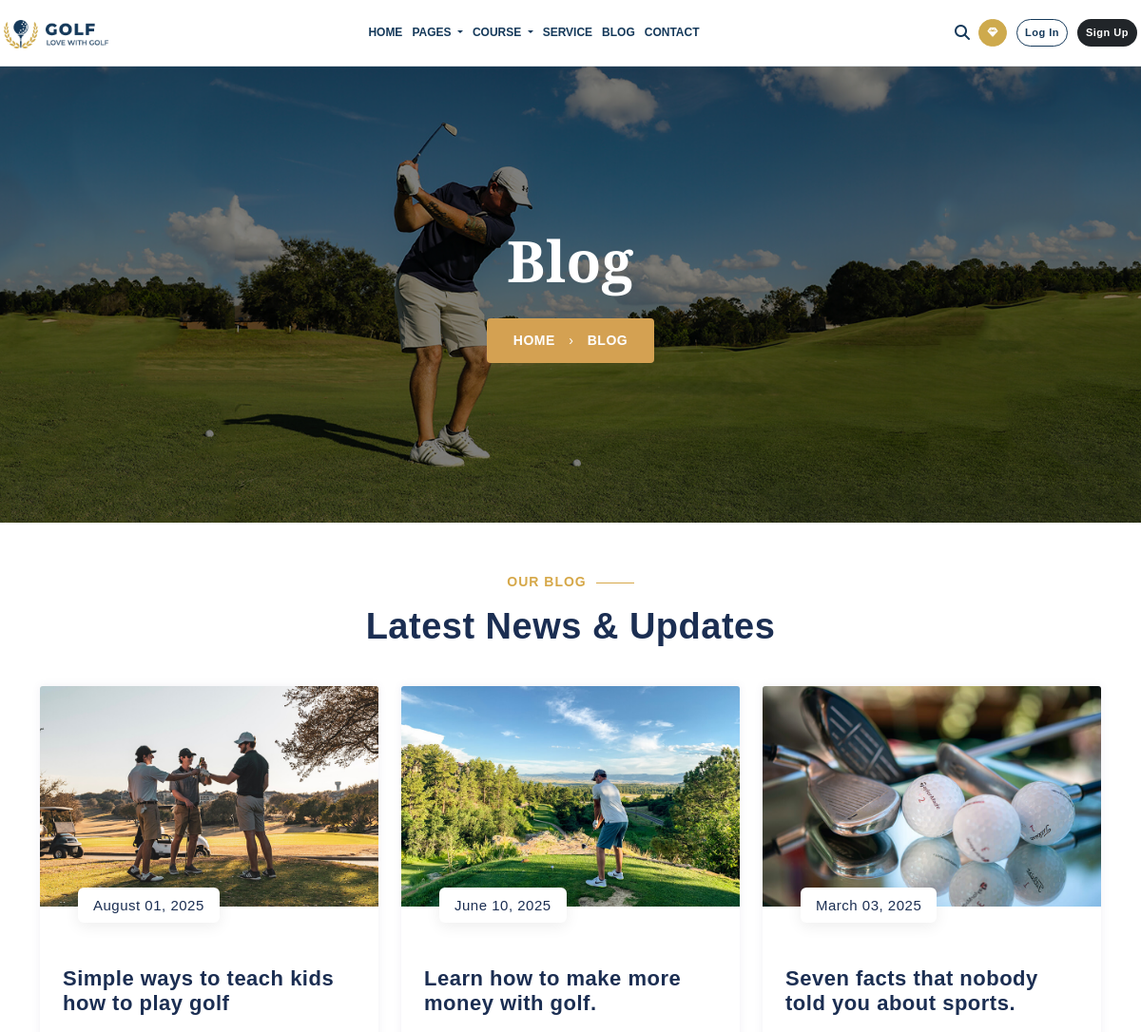
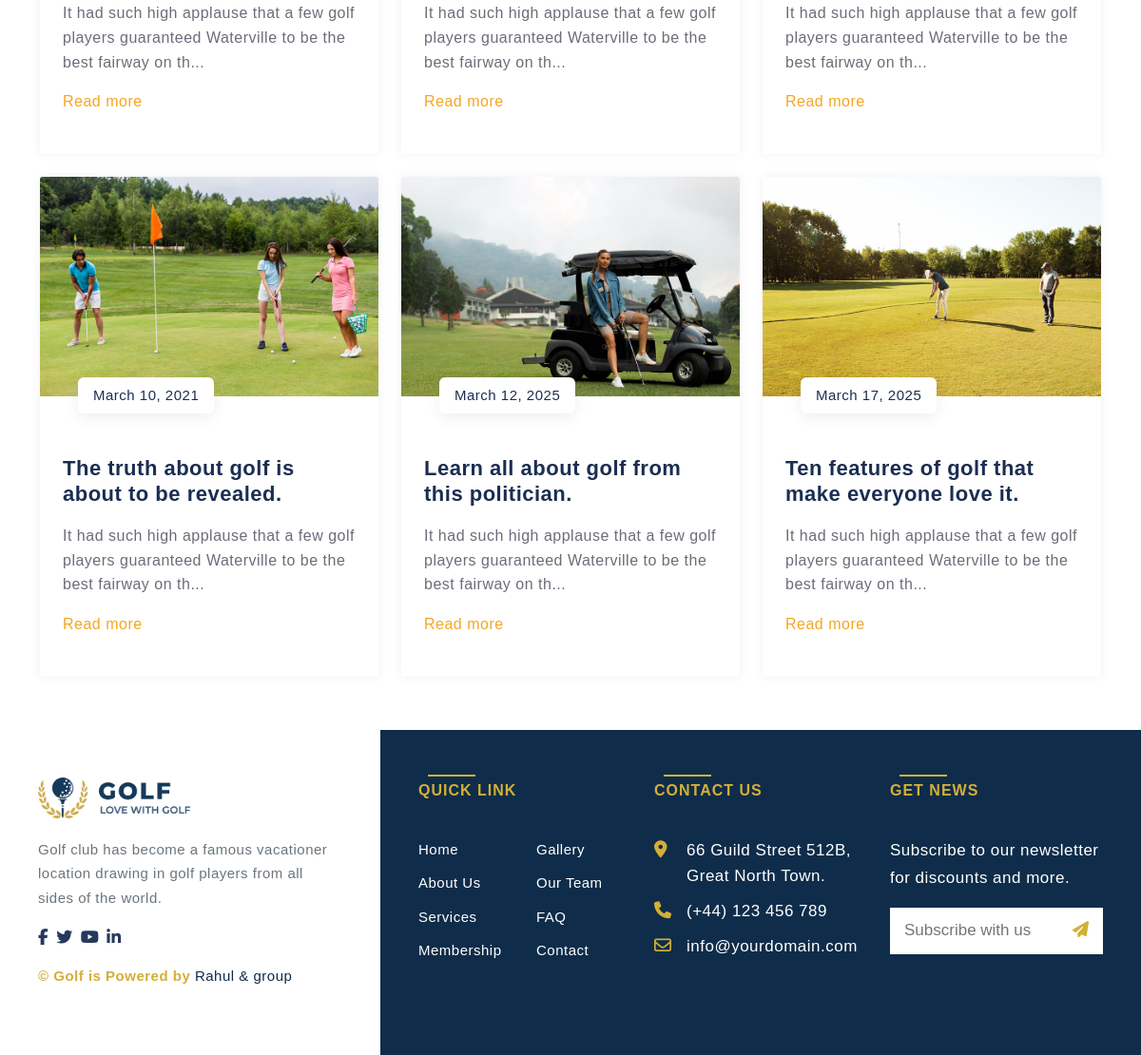
/website/code/blog.php, run on the app's committed database (2 pictures, top to bottom).
### tables this page shows
CREATE TABLE `blogs` (
  `id` int(6) UNSIGNED NOT NULL,
  `title` varchar(255) NOT NULL,
  `date` varchar(50) NOT NULL,
  `image` varchar(255) NOT NULL,
  `content` text NOT NULL,
  `reg_date` timestamp NOT NULL DEFAULT current_timestamp() ON UPDATE current_timestamp()
);

### website/code/blog.php (the view, shortened to what this page needs)
<!DOCTYPE html>
<html lang="en">
<head>
  <link rel="stylesheet" href="https://cdnjs.cloudflare.com/ajax/libs/font-awesome/6.7.2/css/all.min.css"
 />
  <link rel="stylesheet" href="https://cdnjs.cloudflare.com/ajax/libs/OwlCarousel2/2.3.4/assets/owl.carousel.min.css"
 />
  <link rel="stylesheet"
    href="https://cdnjs.cloudflare.com/ajax/libs/OwlCarousel2/2.3.4/assets/owl.theme.default.min.css"
 />
  <link rel="stylesheet" href="../css/bootstrap.min.css">
  <link rel="stylesheet" href="../css/style.css">
</head>
<body>
<?php include 'header.php'; ?>
 <section class="page-title-section">
    <div class="content">
      <h1 class="team-titel">Blog</h1>
      <div class="breadcrumb-button">
       <a href="index.html" style="text-decoration: none;color: #fff;"> Home </a><span>›</span> Blog
      </div>
    </div>
  </section>
  <section>
    <div class="container py-5">
      <div class="text-center mb-4">
        <span class="section-title">OUR BLOG</span>
        <h2 class="h1 mb-0">Latest News & Updates</h2>
      </div>
      <div class="row mt-4">
        <?php
        include 'db.php';
        $sql = "SELECT * FROM blogs ORDER BY id DESC";
        $result = $con->query($sql);
        if ($result->num_rows > 0) {
            while($row = $result->fetch_assoc()) {
                ?>
                <div class="col-md-6 col-lg-4 mb-4">
                  <article class="card card-style4 h-100 mt-3">
                    <img src="<?php echo $row['image']; ?>" class="card-img-top" alt="<?php echo $row['title']; ?>">
                    <div class="card-body position-relative pt-5 px-4 pb-4">
                      <span><?php echo $row['date']; ?></span>
                      <h3>
                        <a href="blog-detail.php?id=<?php echo $row['id']; ?>"><?php echo $row['title']; ?></a>
                      </h3>
                      <p><?php echo substr($row['content'], 0, 100) . '...'; ?></p>
                      <a href="blog-detail.php?id=<?php echo $row['id']; ?>" class="read-more-link">Read more <i class="ti-arrow-right"></i></a>
                    </div>
                  </article>
                </div>
                <?php
            }
        } else {
            echo "<p>No blogs found.</p>";
        }
        ?>
      </div>
    </div>
  </section>
    <footer class="footer">
    <div class="footer-left col-xl-4">
      <div class="footer-logo">
        <img src="../image/footer-light-logo.png" alt="Golf Logo" />
      </div>
      <p>Golf club has become a famous vacationer location drawing in golf players from all sides of the world.</p>
      <div class="social-icons1">
        <i class="fa-brands fa-facebook-f" style="color: #25395b;"></i>
        <i class="fa-brands fa-twitter ps-2" style="color: #25395b;"></i>
        <i class="fa-brands fa-youtube ps-2" style="color: #25395b;"></i>
        <i class="fa-brands fa-linkedin-in ps-2" style="color: #25395b;"></i>
      </div>
      <p class="copyright">&copy; <span class="current-year"></span> Golf is Powered by <a href="#"
          style="color:  #0f2d4a;">Rahul & group</a></p>
    </div>
    <div class="footer-right col-xl-8">
      <div class="row">
        <div class="col-md-4">
          <div class="section-title">Quick Link</div>
          <div class="row mt-3">
            <div class="col-6">
              <ul>
                <li><a href="#">Home</a></li>
                <li><a href="#">About Us</a></li>
                <li><a href="#">Services</a></li>
                <li><a href="#">Membership</a></li>
              </ul>
            </div>
            <div class="col-6">
              <ul>
                <li><a href="#">Gallery</a></li>
                <li><a href="#">Our Team</a></li>
                <li><a href="#">FAQ</a></li>
                <li><a href="#">Contact</a></li>
              </ul>
            </div>
          </div>
        </div>
        <div class="col-md-4">
          <div class="section-title">Contact Us</div>
          <div class="mt-3">
            <div class="icon-text">
              <i class="fas fa-map-marker-alt pt-1"></i>
              <span>66 Guild Street 512B, Great North Town.</span>
            </div>
            <div class="icon-text">
              <i class="fa-solid fa-phone pt-1"></i>
              <span>(+44) 123 456 789</span>
            </div>
            <div class="icon-text">
              <i class="far fa-envelope pt-1"></i>
              <span>info@yourdomain.com</span>
            </div>
          </div>
        </div>
        <div class="col-md-4">
          <div class="section-title">Get News</div>
          <p class="mt-3">Subscribe to our newsletter for discounts and more.</p>
          <form class="newsletter d-flex">
            <input type="email" placeholder="Subscribe with us" />
            <button type="submit"><i class="fas fa-paper-plane"></i></button>
          </form>
        </div>
      </div>
    </div>
  </footer>
</body>
</html>

### website/css/style.css (style rules this page uses)
* { margin: 0; padding: 0; font-family: 'Source Sans Pro', sans-serif; }
body { font-size: 17px; letter-spacing: 0.5px; color: #575a7b; font-weight: 400; line-height: 1.7; overflow-x: hidden; }
a { text-decoration: none; transition: all 0.3s ease; }
.section-title { font-size: 1rem; font-weight: bold; text-transform: uppercase; color: #c18f1b; letter-spacing: 1px; }
.section-title { text-transform: uppercase; font-weight: 600; color: #d1a853; letter-spacing: 1px; font-size: 0.95rem; }
.section-title { color: #d4a953; font-size: 14px; font-weight: 600; letter-spacing: 0.5px; text-transform: uppercase; }
h2.h1 { color: #1b2e52; font-weight: 700; font-size: 38px; }
.card-style4 { border: none; border-radius: 3px; box-shadow: 0px 0px 10px rgba(89, 75, 128, 0.09); transition: transform 0.6s ease-in-out; transform: translateZ(0); background-color: #fff; }
.card-style4 img { border-top-left-radius: 3px; border-top-right-radius: 3px; }
.card-style4 span { position: absolute; top: -20px; left: 40px; background-color: #ffffff; color: #1b2e52; font-size: 15px; font-weight: 500; padding: 6px 16px; border-radius: 6px; box-shadow: 0 4px 16px rgba(0, 0, 0, 0.07); }
.card-style4 h3 a { font-size: 22px; font-weight: 600; color: #1b2e52; text-decoration: none; display: inline-block; margin-top: 15px; margin-bottom: 10px; }
.card-style4 p { font-size: 16px; color: #6c6d79; line-height: 1.6; margin-bottom: 0; }
.read-more-link { color: #f6a622; font-size: 16px; font-weight: 500; text-decoration: none; display: inline-block; margin-top: 15px; }
.footer { display: flex; flex-wrap: wrap; }
.footer-left { background: #fff; padding: 50px 40px; }
.footer-left .footer-logo img { width: 160px; }
.footer-left p { color: #6c757d; font-size: 15px; line-height: 1.7; margin: 20px 0; }
.social-icons1 { display: flex; align-items: center; justify-content: start; }
.footer-left .copyright { color: #d4af37; font-weight: 600; margin-top: 20px; }
.footer-left .copyright a { color: #0f2d4a; font-weight: 400; }
.footer-right { background: #0f2d4a; color: #fff; padding: 50px 40px; flex-grow: 1; }
.footer-right .section-title { font-size: 16px; font-weight: 700; color: #d4af37; text-transform: uppercase; margin-bottom: 20px; position: relative; display: inline-block; }
.footer-right .section-title::after { content: ""; position: absolute; bottom: -6px; left: 0; width: 50px; height: 2px; background-color: #d4af37; }
.footer-right ul { list-style: none; padding: 0; margin: 0 0 15px 0; }
.footer-right ul li { margin-bottom: 10px; font-size: 15px; }
.footer-right ul li a { color: #fff; text-decoration: none; }
.footer-right .icon-text { display: flex; align-items: flex-start; margin-bottom: 10px; }
.footer-right .icon-text i { font-size: 18px; color: #d4af37; min-width: 24px; }
.footer-right .icon-text span { margin-left: 10px; line-height: 1.6; }
.footer-right .newsletter input { border: none; border-radius: 0; padding: 10px 15px; width: 100%; }
.footer-right .newsletter button { border: none; background: #fff; color: #d4af37; padding: 10px 15px; }
.page-title-section { background: url('../image/page-title.jpg') no-repeat center center/cover; position: relative; height: 60vh; display: flex; align-items: center; justify-content: center; text-align: center; }
.page-title-section::before { content: ""; position: absolute; inset: 0; background-color: rgba(0, 0, 0, 0.5); }
.page-title-section .content { position: relative; z-index: 2; }
.page-title-section h1 { font-family: 'Playfair Display', serif; font-size: 60px; color: #fff; font-weight: 700; margin-bottom: 25px; }
.breadcrumb-button { background-color: #d4a152; color: white; display: inline-block; padding: 12px 28px; border-radius: 4px; font-weight: 700; text-transform: uppercase; font-size: 14px; letter-spacing: 0.5px; }
.breadcrumb-button span { margin: 0 10px; font-weight: normal; }
.row { display: flex; flex-wrap: wrap; }
.section-title { font-size: 14px; font-weight: 700; letter-spacing: 1px; text-transform: uppercase; color: #d6a849; display: inline-block; position: relative; margin-bottom: 12px; }
.section-title::after { content: ''; position: relative; display: inline-block; width: 40px; height: 1px; background-color: #d6a849; margin-left: 10px; top: -3px; }

### data on the page
blogs: image (picture), date "August 01, 2025", title "Simple ways to teach kids how to play golf", content "It had such high applause that a few golf players guaranteed Waterville to be the best fairway on th"
blogs: image (picture), date "June 10, 2025", title "Learn how to make more money with golf.", content "It had such high applause that a few golf players guaranteed Waterville to be the best fairway on th"
blogs: image (picture), date "March 03, 2025", title "Seven facts that nobody told you about sports.", content "It had such high applause that a few golf players guaranteed Waterville to be the best fairway on th"
blogs: image (picture), date "March 10, 2021", title "The truth about golf is about to be revealed.", content "It had such high applause that a few golf players guaranteed Waterville to be the best fairway on th"
blogs: image (picture), date "March 12, 2025", title "Learn all about golf from this politician.", content "It had such high applause that a few golf players guaranteed Waterville to be the best fairway on th"
blogs: image (picture), date "March 17, 2025", title "Ten features of golf that make everyone love it.", content "It had such high applause that a few golf players guaranteed Waterville to be the best fairway on th"
